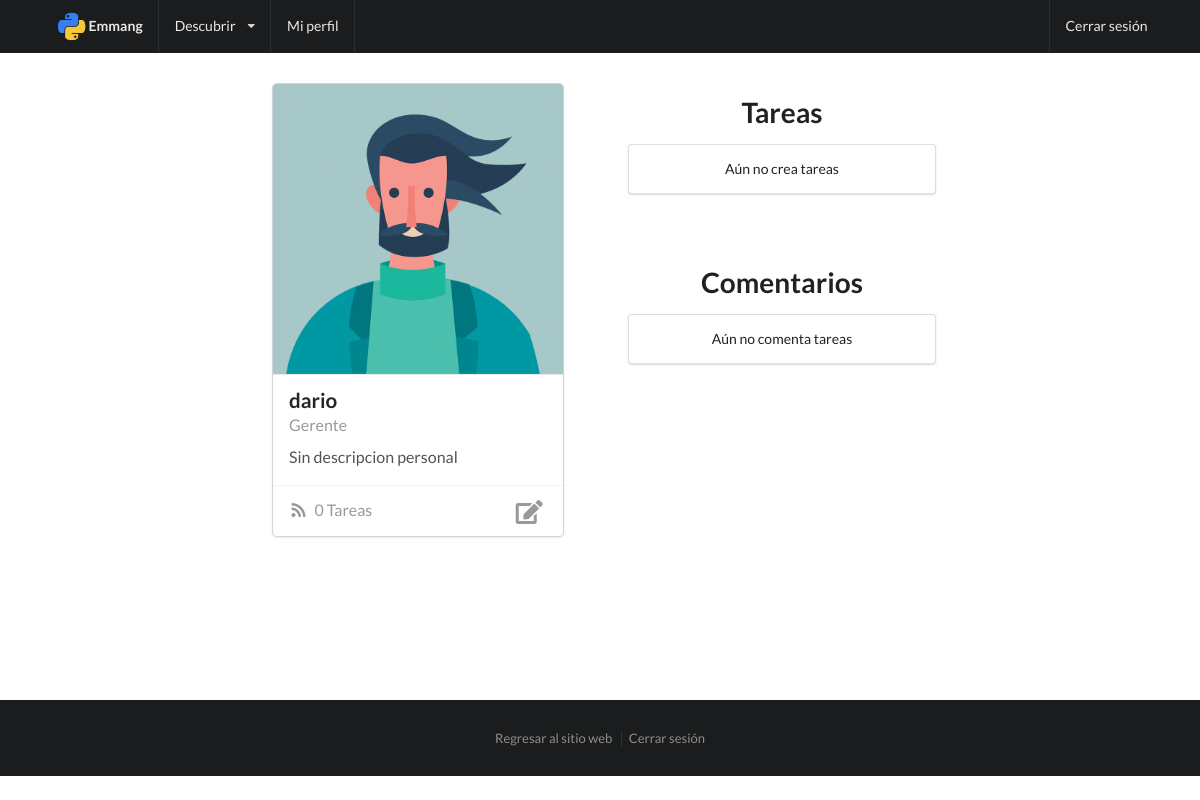
/portal/perfil/2/ (signed in), run on the app's committed database.
### emmang/models.py (models this page shows, shortened)
class Empleado(models.Model):
    usuario = models.OneToOneField(User, on_delete=models.CASCADE)
    puesto = models.CharField(max_length=75)
    descripcion = models.TextField(null=True, blank=True)
    imagen = models.ImageField(null=True, blank=True, upload_to='img/')
    class Meta:
        verbose_name = "Empleado"
        verbose_name_plural = "Empleados"

### emmang/views.py (the view)
# urls.py: url(r'^portal/perfil/(?P<pk>[0-9]+)/$', views.perfil, name='perfil'),
@login_required
def perfil(request, pk):
    empleado = get_object_or_404(Empleado, pk=pk)
    tareas = Tarea.objects.filter(creador=empleado).order_by('-fecha')
    comentarios = Comentario.objects.filter(empleado=empleado)
    return render(request, 'emmang/perfil.html', {'empleado':empleado,'tareas':tareas,'comentarios':comentarios})

### emmang/templates/emmang/perfil.html
{% extends 'emmang/base.html' %}
{% load staticfiles %}
{% load humanize %}
{% block content %}
{% include 'emmang/navbar.html' %}
<div class="ui main text container contenido-portal">
  <div class="ui stackable two column grid">
    <div class="column">
      <div class="ui centered card">
        <div class="image">
          {% if empleado.imagen %}
          <img src="media/{{empleado.imagen.url}}">
          {% else %}
          <img src="{% static "img/matthew.png" %}">
          {% endif %}
        </div>
        <div class="content">
          <div class="header">{{empleado.usuario.username}}</div>
          <div class="meta">
            <a>{{empleado.puesto}}</a>
          </div>
          <div class="description">
            {{ empleado.descripcion|default:"Sin descripcion personal" }}
          </div>
        </div>
        <div class="extra content">
          <span class="right floated">
            <a href=""><i class="large edit icon"></i></a>
          </span>
          <span>
            <i class="feed icon"></i>
            {{tareas|length}} Tareas
          </span>
        </div>
      </div>
    </div>
    <div class="column">
      <div class="ui basic segment">
        <h1 class="ui center aligned header">Tareas</h1>
        <div class="ui relaxed divided list">
          {% for tarea in tareas %}
          <div class="item">
            {% if tarea.archivo %}
              <i class="large file middle aligned icon"></i>
            {% else %}
              <i class="large idea middle aligned icon"></i>
            {% endif %}
            <div class="content">
              <a class="header" href="">{{tarea.tema}}</a>
              <div class="description">{{tarea.fecha|naturaltime}}</div>
            </div>
          </div>
          {% empty %}
          <div class="ui center aligned segment">
            <p>Aún no crea tareas</p>
          </div>
          {% endfor %}
        </div>
        <h1 class="ui center aligned separated header">Comentarios</h1>
        <div class="ui relaxed divided list">
          {% for comentario in comentarios %}
          <div class="item">
            <i class="comment middle aligned icon"></i>
            <div class="content">
              <a class="header" href="{% url 'emmang:tarea' pk=comentario.tarea.pk %}">{{comentario.tarea.tema}}</a>
              <div class="description">{{comentario.texto}}</div>
            </div>
          </div>
          {% empty %}
          <div class="ui center aligned segment">
            <p>Aún no comenta tareas</p>
          </div>
          {% endfor %}
        </div>
      </div>
    </div>
  </div>
</div>
{% include 'emmang/footer.html' %}
{% endblock content %}

### emmang/static/css/sass_emmang.css (style rules this page uses)
body { height:auto }
.contenido-portal { margin-top:6rem;min-height:70vh }
.ui.separated.header { margin-top:5rem }

### data on the page
Empleado: usuario.username "dario", puesto "Gerente", descripcion "Sin descripcion personal"

### other printed values
{{ tareas|length }} "0"
